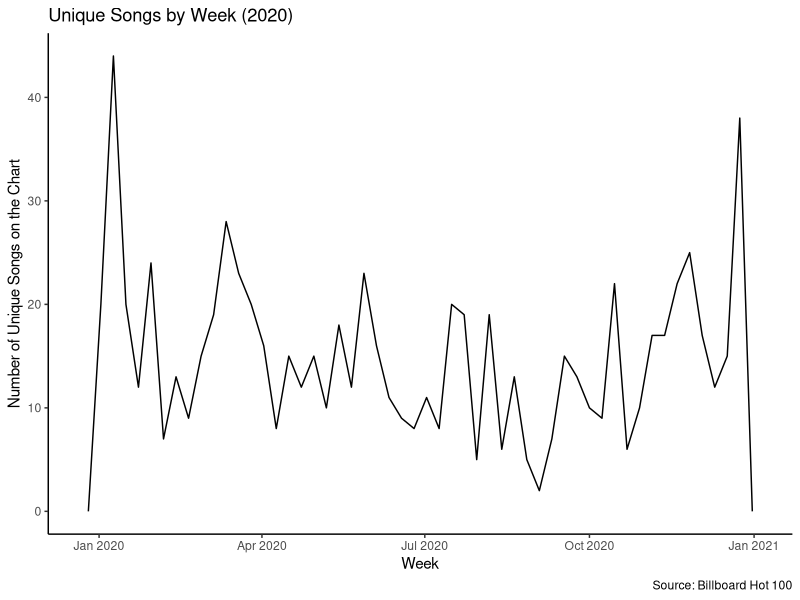
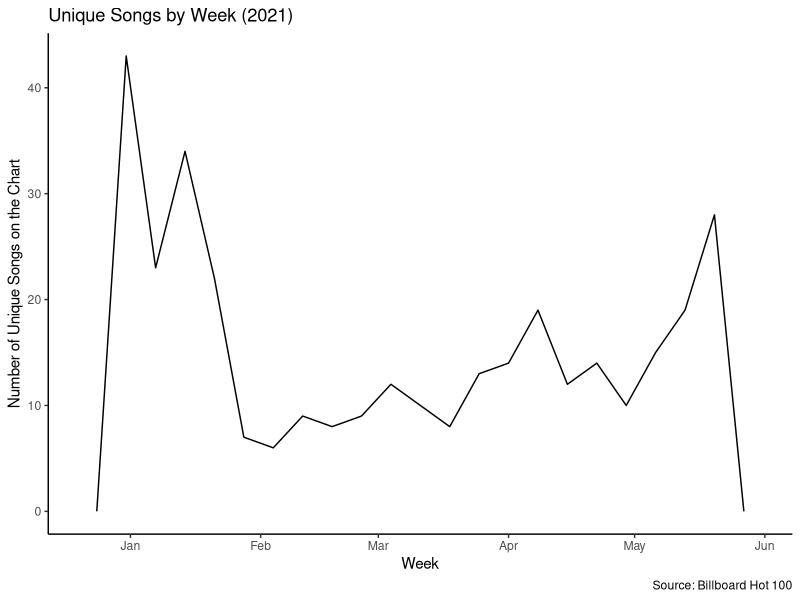
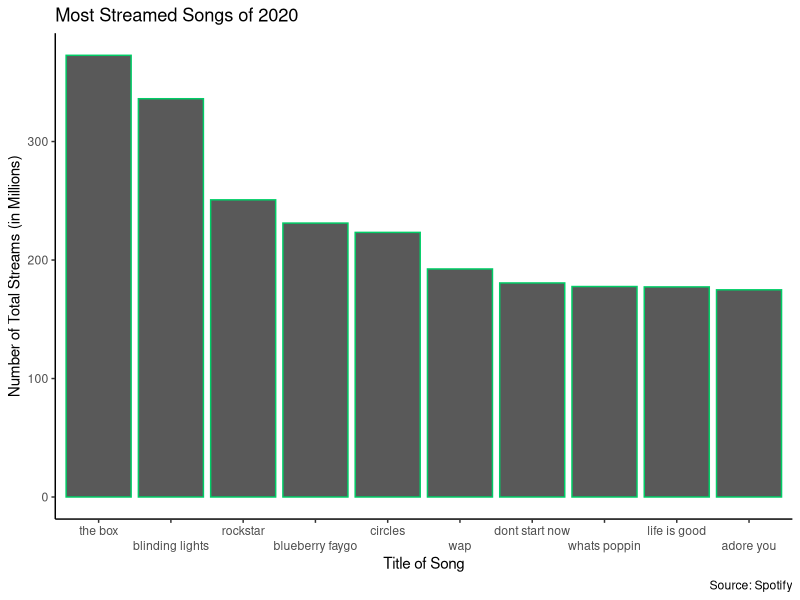
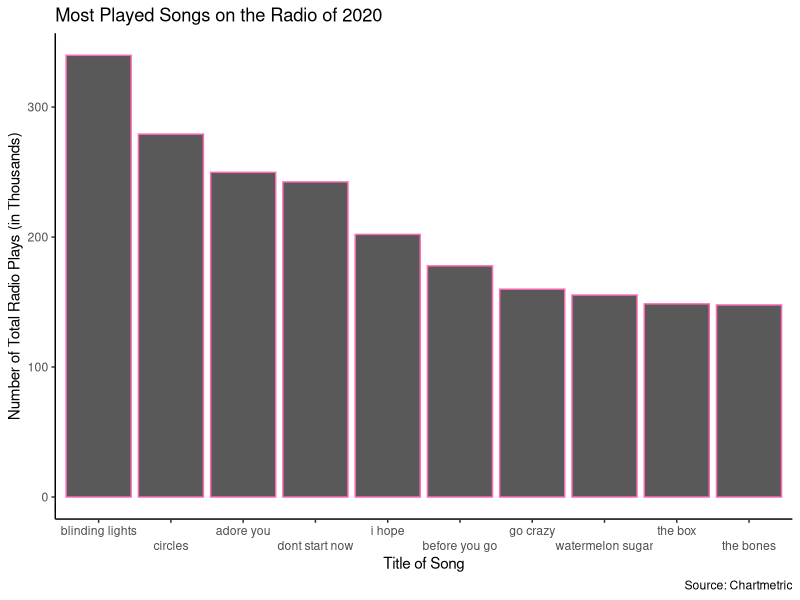
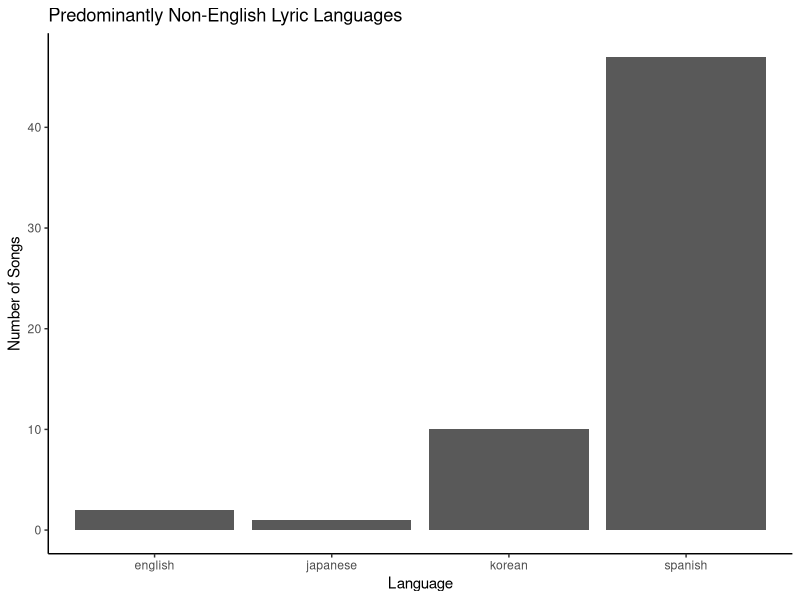

R code for these plots, in order:
## ---- chunk 1
knitr::opts_chunk$set(echo = TRUE, message = FALSE, warning = FALSE)
## ---- chunk 2
# download the final combined data for 2020 and for partial 2021 
# Load the necessary libraries 
library(readr)
library(tidyr)
library(ggplot2)
library(tidyverse)
library(dplyr)

# read in csv for 2020 
total_20_df <- read_csv(file = "final_20.csv")
head(total_20_df)
# read in csv for 2021 
total_21_df <- read_csv(file = "final_21.csv")
## ---- chunk 3
# clean up the 2020 data set 
# first, remove the column we don't need 
total_20_df <- total_20_df %>% 
  select(-`spotify date`) %>% 
  filter(year == 2020) # only 2020 songs 

# remove duplicate songs
library(data.table)
total_2020 <- unique(setDT(total_20_df), by = c("date", "rank", "song")) 

# replace NAs in individual songs with 0 
total_2020 <- total_2020 %>% 
  rename("unique" = "individual songs")

total_2020$unique <- total_2020$unique %>% 
  replace_na(0)
## ---- chunk 4
# clean up the 2021 data set 
# first, remove the column we don't need 
total_21_df <- total_21_df %>% 
  select(-`spotify date`, - `chartmetric date`) 

# remove duplicate songs
total_2021 <- unique(setDT(total_21_df), by = c("date", "rank", "song")) 

# replace NAs in individual songs with 0 
total_2021 <- total_2021 %>% 
  rename("unique" = "individual songs")

total_2021$unique <- total_2021$unique %>% 
  replace_na(0)
## ---- chunk 5
# merge the final two datasets for analysis 
# rename column in 2021 to match 
total_2021 <- total_2021 %>% 
  rename("position" = "Position", 
         "streams" = "Streams")

full_20_21 <- rbind(total_2020, total_2021)
head(full_20_21)

# export for google sheets 
write.csv(full_20_21, file = "full_20_21.csv", row.names = F)
## ---- chunk 6
# how many unique songs 
full_20_21 %>% 
  filter(unique == 1) %>% 
  count()

# unique songs by week for 2020 viz 
full_20_21 %>% 
  filter(unique == 1, 
         year == 2020) %>% 
  ggplot(mapping = aes(x = date)) +
  geom_freqpoly(binwidth = 7) + 
  theme_classic() + 
  labs(
    title = "Unique Songs by Week (2020)", 
    x = "Week", 
    y = "Number of Unique Songs on the Chart", 
    caption = "Source: Billboard Hot 100"
  )

# same for 2021 viz 
full_20_21 %>% 
  filter(unique == 1, 
         year == 2021) %>% 
  ggplot(mapping = aes(x = date)) +
  geom_freqpoly(binwidth = 7) + 
  theme_classic() + 
  labs(
    title = "Unique Songs by Week (2021)", 
    x = "Week", 
    y = "Number of Unique Songs on the Chart", 
    caption = "Source: Billboard Hot 100"
  )
## ---- chunk 7
# show most streamed songs of 2020 
# add milstream for full df for easier viz  
total_df <- full_20_21 %>% 
  mutate(mil_stream = streams/1000000) 

# add kplay for full df for easier viz 
total_df <- total_df %>% 
  mutate(kspins = spins/1000)

# get mean and sd for streams and plays 
mean(total_df$mil_stream)
sd(total_df$mil_stream)
mean(total_df$spins)
sd(total_df$spins)
## ---- chunk 8
# show most streamed songs of 2020
top_streams <- total_df %>% 
  filter(year == 2020) %>% 
  group_by(song, artist) %>% 
  summarise(total_streams = sum(mil_stream)) %>% 
  arrange(desc(total_streams)) %>% 
  head(n = 10) 

#viz 
top_streams %>% 
  ggplot(mapping = aes(reorder(song, -total_streams), y = total_streams)) + 
  geom_bar(stat = "identity", colour = "springgreen3") + #to match spotify color
  scale_x_discrete(guide = guide_axis(n.dodge = 2)) + #to make it easier to read
  theme_classic() + 
  labs(
    title = "Most Streamed Songs of 2020", 
    x = "Title of Song", 
    y = "Number of Total Streams (in Millions)", 
    caption = "Source: Spotify" 
  )

# top radio hits 
top_spins <- total_df %>% 
  filter(year == 2020) %>%
  group_by(song, artist) %>% 
  summarise(total_spins = sum(kspins)) %>% 
  arrange(desc(total_spins)) %>% 
  head(n = 10) 

top_spins %>% 
  ggplot(mapping = aes(reorder(song, -total_spins), y = total_spins)) + 
  geom_bar(stat = "identity", colour = "hotpink") + #chartmetric is also green so chose pink
  scale_x_discrete(guide = guide_axis(n.dodge=2)) + 
  theme_classic() + 
  labs(
    title = "Most Played Songs on the Radio of 2020",
    x = "Title of Song", 
    y = "Number of Total Radio Plays (in Thousands)", 
    caption = "Source: Chartmetric"
  )
## ---- chunk 9
# average number of words in the lyrics 
# make a df with only the unique songs for easier analysis later 
unique_df <- total_df %>% 
  filter(unique == 1) 

# oops! I have 3 NAs for lyric length, replace with mean 
total_df$total_words[is.na(total_df$total_words)] <- mean(total_df$total_words, na.rm = TRUE)
# now calculate mean 
mean(total_df$total_words)

# how many songs overall have some non-English lyrics 
total_df %>% 
  filter(percent > 0) %>% 
  count()

# how many unique songs have non-E lyrics 
unique_df %>% 
  filter(percent > 0) %>% 
  count()
## ---- chunk 10
# significant portion of non-E lyrics 
total_df %>% 
  filter(percent > 25) %>% 
  count()
# sig portion of unique songs 
unique_df %>% 
  filter(percent > 25) %>% 
  count()

#viz for non-E languages
unique_df %>% 
  filter(percent > 50) %>% 
  ggplot(mapping = aes(x = language)) + 
  geom_bar() + 
  theme_classic() + 
  labs(
    title = "Predominantly Non-English Lyric Languages", 
    x = "Language", 
    y = "Number of Songs"
  )
